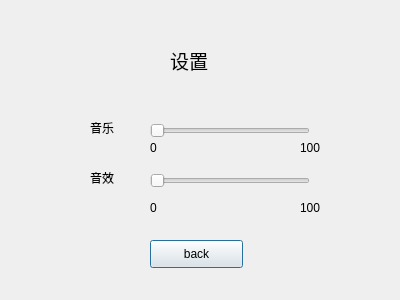
<?xml version="1.0" encoding="UTF-8"?>
<ui version="4.0">
 <class>setting</class>
 <widget class="QDialog" name="setting">
  <property name="geometry">
   <rect>
    <x>0</x>
    <y>0</y>
    <width>400</width>
    <height>300</height>
   </rect>
  </property>
  <property name="windowTitle">
   <string>Dialog</string>
  </property>
  <widget class="QLabel" name="label">
   <property name="geometry">
    <rect>
     <x>170</x>
     <y>50</y>
     <width>81</width>
     <height>21</height>
    </rect>
   </property>
   <property name="font">
    <font>
     <family>Agency FB</family>
     <pointsize>14</pointsize>
    </font>
   </property>
   <property name="text">
    <string>设置</string>
   </property>
  </widget>
  <widget class="QLabel" name="label_2">
   <property name="geometry">
    <rect>
     <x>90</x>
     <y>120</y>
     <width>68</width>
     <height>15</height>
    </rect>
   </property>
   <property name="text">
    <string>音乐</string>
   </property>
  </widget>
  <widget class="QLabel" name="label_3">
   <property name="geometry">
    <rect>
     <x>90</x>
     <y>170</y>
     <width>68</width>
     <height>15</height>
    </rect>
   </property>
   <property name="text">
    <string>音效</string>
   </property>
  </widget>
  <widget class="QSlider" name="horizontalSlider">
   <property name="geometry">
    <rect>
     <x>150</x>
     <y>120</y>
     <width>160</width>
     <height>22</height>
    </rect>
   </property>
   <property name="orientation">
    <enum>Qt::Horizontal</enum>
   </property>
  </widget>
  <widget class="QSlider" name="horizontalSlider_2">
   <property name="geometry">
    <rect>
     <x>150</x>
     <y>170</y>
     <width>160</width>
     <height>22</height>
    </rect>
   </property>
   <property name="orientation">
    <enum>Qt::Horizontal</enum>
   </property>
  </widget>
  <widget class="QLabel" name="label_4">
   <property name="geometry">
    <rect>
     <x>150</x>
     <y>140</y>
     <width>68</width>
     <height>15</height>
    </rect>
   </property>
   <property name="text">
    <string>0</string>
   </property>
  </widget>
  <widget class="QLabel" name="label_5">
   <property name="geometry">
    <rect>
     <x>300</x>
     <y>140</y>
     <width>68</width>
     <height>15</height>
    </rect>
   </property>
   <property name="text">
    <string>100</string>
   </property>
  </widget>
  <widget class="QLabel" name="label_6">
   <property name="geometry">
    <rect>
     <x>150</x>
     <y>200</y>
     <width>68</width>
     <height>15</height>
    </rect>
   </property>
   <property name="text">
    <string>0</string>
   </property>
  </widget>
  <widget class="QLabel" name="label_7">
   <property name="geometry">
    <rect>
     <x>300</x>
     <y>200</y>
     <width>68</width>
     <height>15</height>
    </rect>
   </property>
   <property name="text">
    <string>100</string>
   </property>
  </widget>
  <widget class="QPushButton" name="pushButton">
   <property name="geometry">
    <rect>
     <x>150</x>
     <y>240</y>
     <width>93</width>
     <height>28</height>
    </rect>
   </property>
   <property name="text">
    <string>back</string>
   </property>
  </widget>
 </widget>
 <resources/>
 <connections/>
</ui>
